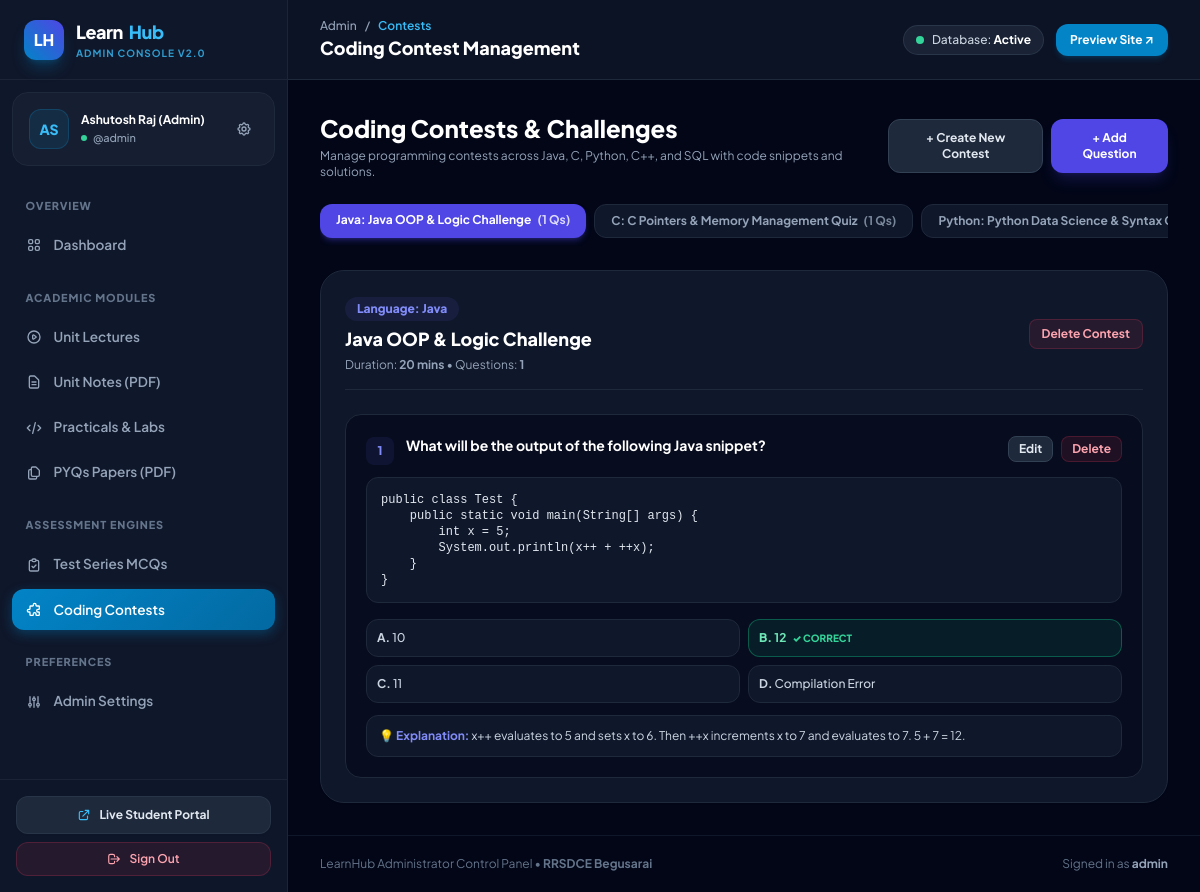
The page /coding_contest.php (signed in) on the database its author committed.
### tables this page shows
CREATE TABLE IF NOT EXISTS `coding_contests` (
  `id` INT AUTO_INCREMENT PRIMARY KEY,
  `language` VARCHAR(50) NOT NULL,
  `title` VARCHAR(255) NOT NULL,
  `duration_minutes` INT DEFAULT 20,
  `description` TEXT DEFAULT NULL,
  `created_at` TIMESTAMP DEFAULT CURRENT_TIMESTAMP
);

CREATE TABLE IF NOT EXISTS `contest_questions` (
  `id` INT AUTO_INCREMENT PRIMARY KEY,
  `contest_id` INT NOT NULL,
  `question_text` TEXT NOT NULL,
  `code_snippet` TEXT DEFAULT NULL,
  `option_a` TEXT NOT NULL,
  `option_b` TEXT NOT NULL,
  `option_c` TEXT NOT NULL,
  `option_d` TEXT NOT NULL,
  `correct_option` ENUM('A', 'B', 'C', 'D') NOT NULL,
  `explanation` TEXT DEFAULT NULL,
  FOREIGN KEY (`contest_id`) REFERENCES `coding_contests`(`id`) ON DELETE CASCADE
);

### coding_contest.php (the view, shortened to what this page needs)
<?php
require_once __DIR__ . '/auth_check.php';
$pdo = getDBConnection();
$selectedContestId = isset($_GET['contest']) ? (int)$_GET['contest'] : null;
$contests = $pdo->query("SELECT c.*, COUNT(q.id) as question_count
                         FROM coding_contests c
                         LEFT JOIN contest_questions q ON c.id = q.contest_id
                         GROUP BY c.id
                         ORDER BY c.id ASC")->fetchAll();
if (!$selectedContestId && !empty($contests)) {
    $selectedContestId = $contests[0]['id'];
}
$activeContest = null;
$questions = [];
if ($selectedContestId) {
    foreach ($contests as $c) {
        if ($c['id'] == $selectedContestId) {
            $activeContest = $c;
            break;
        }
    }
    $stmtQ = $pdo->prepare("SELECT * FROM contest_questions WHERE contest_id = ? ORDER BY id ASC");
    $stmtQ->execute([$selectedContestId]);
    $questions = $stmtQ->fetchAll();
}
?>
<div class="space-y-6">
    <div class="flex flex-col sm:flex-row sm:items-center justify-between gap-4">
        <div>
            <h2 class="text-xl sm:text-2xl font-black text-white">Coding Contests &amp; Challenges</h2>
            <p class="text-xs text-slate-400 mt-1">Manage programming contests across Java, C, Python, C++, and SQL with code snippets and solutions.</p>
        </div>
        <div class="flex gap-2">
            <button onclick="document.getElementById('createContestModal').classList.remove('hidden')"
                    class="px-4 py-2.5 rounded-xl bg-slate-800 hover:bg-slate-700 text-slate-200 border border-slate-700 font-bold text-xs shadow-sm transition">
                + Create New Contest
            </button>
            <?php if ($activeContest): ?>
                <button onclick="document.getElementById('addQModal').classList.remove('hidden')"
                        class="px-4 py-2.5 rounded-xl bg-indigo-600 hover:bg-indigo-500 text-white font-bold text-xs shadow-lg shadow-indigo-600/20 transition">
                    + Add Question
                </button>
            <?php endif; ?>
        </div>
    </div>
    <div class="flex gap-2 overflow-x-auto pb-2">
        <?php foreach ($contests as $c): ?>
            <a href="coding_contest.php?contest=<?= $c['id'] ?>"
               class="px-4 py-2 rounded-xl text-xs font-bold whitespace-nowrap transition <?= $selectedContestId == $c['id'] ? 'bg-indigo-600 text-white shadow-md shadow-indigo-600/30' : 'bg-slate-900 text-slate-400 border border-slate-800 hover:text-white hover:bg-slate-800' ?>">
                <?= htmlspecialchars($c['language']) ?>: <?= htmlspecialchars($c['title']) ?>
                <span class="ml-1 opacity-80">(<?= $c['question_count'] ?> Qs)</span>
            </a>
        <?php endforeach; ?>
    </div>
    <?php if ($activeContest): ?>
        <div class="bg-slate-900 rounded-3xl border border-slate-800 p-6 shadow-sm">
            <div class="flex flex-col sm:flex-row sm:items-center justify-between pb-4 border-b border-slate-800 gap-3 mb-6">
                <div>
                    <span class="inline-flex px-3 py-1 rounded-full bg-indigo-500/10 text-indigo-400 text-xs font-black mb-1">
                        Language: <?= htmlspecialchars($activeContest['language']) ?>
                    </span>
                    <h3 class="text-base sm:text-lg font-black text-white"><?= htmlspecialchars($activeContest['title']) ?></h3>
                    <p class="text-xs text-slate-400 mt-1">Duration: <b><?= $activeContest['duration_minutes'] ?> mins</b> &bull; Questions: <b><?= count($questions) ?></b></p>
                </div>
                <div class="flex gap-2">
                    <form method="POST" action="coding_contest.php" onsubmit="return confirm('Delete this entire contest and all questions?');">
                        <button type="submit" class="px-3 py-1.5 rounded-lg bg-rose-500/10 border border-rose-500/20 text-rose-300 font-bold text-xs hover:bg-rose-500/20 transition">
                            Delete Contest
                        </button>
                    </form>
                </div>
            </div>
            <?php if (empty($questions)): ?>
                <div class="text-center py-10 text-slate-500">
                    <p class="text-xs italic mb-3">No coding challenge questions added to this contest yet.</p>
                    <button onclick="document.getElementById('addQModal').classList.remove('hidden')" class="px-4 py-2 rounded-xl bg-indigo-600 text-white font-bold text-xs">
                        + Add First Question
                    </button>
                </div>
            <?php else: ?>
                <div class="space-y-5">
                    <?php foreach ($questions as $idx => $q): ?>
                        <div class="border border-slate-800 rounded-2xl p-5 bg-slate-950/60 hover:border-slate-700 transition">
                            <div class="flex justify-between items-start gap-3">
                                <div class="flex gap-3">
                                    <span class="w-7 h-7 rounded-lg bg-indigo-500/10 text-indigo-400 font-black text-xs flex items-center justify-center shrink-0 mt-0.5">
                                        <?= $idx + 1 ?>
                                    </span>
                                    <div>
                                        <h4 class="font-bold text-white text-xs sm:text-sm"><?= nl2br(htmlspecialchars($q['question_text'])) ?></h4>
                                    </div>
                                </div>
                                <div class="flex items-center gap-2 shrink-0">
                                    <button onclick="openEditContestQ(<?= htmlspecialchars(json_encode($q)) ?>)"
                                            class="px-2.5 py-1 rounded-lg bg-slate-800 border border-slate-700 text-slate-200 font-bold text-xs hover:bg-slate-700">
                                        Edit
                                    </button>
                                    <form method="POST" action="coding_contest.php?contest=<?= $activeContest['id'] ?>" onsubmit="return confirm('Delete this question?');">
                                        <button type="submit" class="px-2.5 py-1 rounded-lg bg-rose-500/10 border border-rose-500/20 text-rose-300 font-bold text-xs hover:bg-rose-500/20">
                                            Delete
                                        </button>
                                    </form>
                                </div>
                            </div>
                            <?php if (!empty($q['code_snippet'])): ?>
                                <div class="mt-3 bg-slate-900 text-slate-200 rounded-xl p-3.5 text-xs font-mono overflow-x-auto max-h-48 border border-slate-800">
                                    <pre><code><?= htmlspecialchars($q['code_snippet']) ?></code></pre>
                                </div>
                            <?php endif; ?>
                            <div class="grid sm:grid-cols-2 gap-2 mt-4 text-xs font-medium">
                                <div class="p-2.5 rounded-xl border <?= $q['correct_option'] === 'A' ? 'bg-emerald-500/10 border-emerald-500/40 text-emerald-300 font-bold' : 'bg-slate-900 border-slate-800 text-slate-300' ?>">
                                    <b>A.</b> <?= htmlspecialchars($q['option_a']) ?>
                                </div>
                                <div class="p-2.5 rounded-xl border <?= $q['correct_option'] === 'B' ? 'bg-emerald-500/10 border-emerald-500/40 text-emerald-300 font-bold' : 'bg-slate-900 border-slate-800 text-slate-300' ?>">
                                    <b>B.</b> <?= htmlspecialchars($q['option_b']) ?>
                                    <?= $q['correct_option'] === 'B' ? ' <span class="text-emerald-400 text-[10px] font-black uppercase ml-1">✓ Correct</span>' : '' ?>
                                </div>
                                <div class="p-2.5 rounded-xl border <?= $q['correct_option'] === 'C' ? 'bg-emerald-500/10 border-emerald-500/40 text-emerald-300 font-bold' : 'bg-slate-900 border-slate-800 text-slate-300' ?>">
                                    <b>C.</b> <?= htmlspecialchars($q['option_c']) ?>
                                </div>
                                <div class="p-2.5 rounded-xl border <?= $q['correct_option'] === 'D' ? 'bg-emerald-500/10 border-emerald-500/40 text-emerald-300 font-bold' : 'bg-slate-900 border-slate-800 text-slate-300' ?>">
                                    <b>D.</b> <?= htmlspecialchars($q['option_d']) ?>
                                </div>
                            </div>
                            <?php if (!empty($q['explanation'])): ?>
                                <div class="mt-3 bg-slate-900 border border-slate-800 rounded-xl p-3 text-xs text-slate-300">
                                    <b class="text-indigo-400">💡 Explanation:</b> <?= htmlspecialchars($q['explanation']) ?>
                                </div>
                            <?php endif; ?>
                        </div>
                    <?php endforeach; ?>
                </div>
            <?php endif; ?>
        </div>
    <?php endif; ?>
</div>

### auth_check.php (style rules this page uses)
* { font-family: 'Plus Jakarta Sans', system-ui, -apple-system, sans-serif; }
code, pre, .font-mono { font-family: 'JetBrains Mono', monospace; }

### rows shown on the page
coding_contests: language "Java", title "Java OOP & Logic Challenge", question_count "1", duration_minutes "20"
coding_contests: language "C", title "C Pointers & Memory Management Quiz", question_count "1"
coding_contests: language "Python", title "Python Data Science & Syntax…"
contest_questions: question_text "What will be the output of the following Java snippet?", code_snippet "public class Test { public static void main(String[] args) { int x = 5; System.out.println(x++ + ++x); } }", option_a "10", option_b "12", correct_option "✓ CORRECT", option_c "11", option_d "Compilation Error", explanation "x++ evaluates to 5 and sets x to 6. Then ++x increments x to 7 and evaluates to 7. 5 + 7 = 12."

### other values the page prints
substr($adminName, 0, 2) "AS"
$adminName "Ashutosh Raj (Admin)"
$adminUser "admin"
$breadcrumb ?: $title "Contests"
$title "Coding Contest Management"
count($questions) "1"
$_SESSION['admin_username'] "admin"
